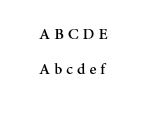
//> input picture generate_data1/train2.JPG, 158 x 117 px
$ ./generate_data1   (built with g++ and OpenCV 4)
//> lines starting //> are read from the running program, lines starting //| are printed output that depends on the picture; after the words box and inside, x2 and y2 are one past the last pixel; in counts of white or black regions, pixels touching at a corner belong together
// generate_data.cpp

#include<opencv2/core/core.hpp>
#include<opencv2/highgui/highgui.hpp>
#include<opencv2/imgproc/imgproc.hpp>
#include<opencv2/ml/ml.hpp>

#include<iostream>
#include<vector>

// global variables ///////////////////////////////////////////////////////////////////////////////
const int MIN_CONTOUR_AREA = 30;

const int RESIZED_IMAGE_WIDTH = 20;
const int RESIZED_IMAGE_HEIGHT = 30;

///////////////////////////////////////////////////////////////////////////////////////////////////
int main() {

	cv::Mat matTrainingNumbers;		// input image
	cv::Mat matGrayscale;			//
	cv::Mat matBlurred;				// declare various images
	cv::Mat matThresh;				//
	cv::Mat matThreshCopy;			//

	std::vector<std::vector<cv::Point> > ptContours;		// declare contours vector
	std::vector<cv::Vec4i> v4iHierarchy;					// declare contours hierarchy

	cv::Mat matClassificationInts;		// these are our training classifications, note we will have to perform some conversions before writing to file later

	// these are our training images, due to the data types that the KNN object KNearest requires,
	cv::Mat matTrainingImages;					// we have to declare a single Mat, then append to it as though it's a vector,
	// also we will have to perform some conversions before writing to file later

	// possible chars we are interested in are digits 0 through 9, put these in vector intValidChars
	std::vector<int> intValidChars = { '0', '1', '2', '3', '4', '5', '6', '7', '8', '9', 'a', 'b', 'c', 'd', 'e', 'f', 'g', 'h', 'i', 'j', 'k', 'l', 'm', 'n', 'o', 'p', 'q', 'r', 's', 't', 'u', 'v', 'w', 'x', 'y', 'z',
		'A', 'B', 'C', 'D', 'E', 'F', 'G', 'H', 'I', 'J', 'K', 'L', 'M', 'N', 'O', 'P', 'Q', 'R', 'S', 'T', 'U', 'V', 'W', 'X', 'Y', 'Z' };

	matTrainingNumbers = cv::imread("train2.jpg");			// read in training numbers image
//> matTrainingNumbers is the input picture: 117 rows x 158 cols, CV_8UC3; min 0, max 255, mean 250.3

	if (matTrainingNumbers.empty()) {							// if unable to open image
		std::cout << "error: image not read from file\n\n";		// show error message on command line
		return(0);												// and exit program
	}

	cv::cvtColor(matTrainingNumbers, matGrayscale, CV_BGR2GRAY);		// convert to grayscale

	cv::GaussianBlur(matGrayscale,			// input image
		matBlurred,							// output image
		cv::Size(5, 5),						// smoothing window width and height in pixels
		0);									// sigma value, determines how much the image will be blurred, zero makes function choose the sigma value
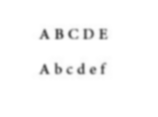
//> matBlurred: 117 rows x 158 cols, CV_8UC1; min 91, max 255, mean 250.3

	// filter image from grayscale to black and white
	cv::adaptiveThreshold(matBlurred,							// input image
		matThresh,							// output image
		255,									// make pixels that pass the threshold full white
		cv::ADAPTIVE_THRESH_GAUSSIAN_C,		// use gaussian rather than mean, seems to give better results
		cv::THRESH_BINARY_INV,				// invert so foreground will be white, background will be black
		11,									// size of a pixel neighborhood used to calculate threshold value
		2);									// constant subtracted from the mean or weighted mean
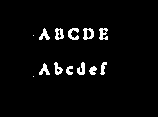
//> matThresh: 117 rows x 158 cols, CV_8UC1; 3.8% white; 13 white regions (2 under 20 px)

	cv::imshow("matThresh", matThresh);			// show threshold image for reference

	matThreshCopy = matThresh.clone();			// make a copy of the thresh image, this in necessary b/c findContours modifies the image

	cv::findContours(matThreshCopy,					// input image, make sure to use a copy since the function will modify this image in the course of finding contours
		ptContours,					// output contours
		v4iHierarchy,					// output hierarchy
		cv::RETR_EXTERNAL,				// retrieve the outermost contours only
		cv::CHAIN_APPROX_SIMPLE);		// compress horizontal, vertical, and diagonal segments and leave only their end points
//> ptContours = 13 contours, 2 with area under 20; largest, box (x1, y1, x2, y2) and area: (83, 28, 94, 40) 88, (55, 28, 64, 40) 68, (99, 28, 108, 40) 58, (68, 28, 79, 40) 53, (54, 62, 63, 75) 52; v4iHierarchy = 13 items, first 8: [1, -1, -1, -1], [2, 0, -1, -1], [3, 1, -1, -1], [4, 2, -1, -1], [5, 3, -1, -1], [6, 4, -1, -1], [7, 5, -1, -1], [8, 6, -1, -1]

	for (int i = 0; i < ptContours.size(); i++) {						// for each contour
		if (cv::contourArea(ptContours[i]) > MIN_CONTOUR_AREA) {			// if contour is big enough to consider
			cv::Rect boundingRect = cv::boundingRect(ptContours[i]);			// get the bounding rect

			cv::rectangle(matTrainingNumbers, boundingRect, cv::Scalar(0, 0, 255), 2);		// draw red rectangle around each contour as we ask user for input

			cv::Mat matROI = matThresh(boundingRect);			// get ROI image of bounding rect

			cv::Mat matROIResized;
			cv::resize(matROI, matROIResized, cv::Size(RESIZED_IMAGE_WIDTH, RESIZED_IMAGE_HEIGHT));		// resize image, this will be more consistent for recognition and storage

			cv::imshow("matROI", matROI);								// show ROI image for reference
			cv::imshow("matROIResized", matROIResized);					// show resized ROI image for reference
			cv::imshow("matTrainingNumbers", matTrainingNumbers);		// show training numbers image, this will now have red rectangles drawn on it

			int intChar = cv::waitKey(0);			// get key press

			if (intChar == 27) {		// if esc key was pressed
				return(0);				// exit program
			}
			else if (std::find(intValidChars.begin(), intValidChars.end(), intChar) != intValidChars.end()) {  // else if the char is in the list of chars we are looking for . . .

				matClassificationInts.push_back(intChar);		// append classification char to integer list of chars (we will convert later before writing to file)

				cv::Mat matImageFloat;							// now add the training image (some conversion is necessary first) . . .
				matROIResized.convertTo(matImageFloat, CV_32FC1);		// convert Mat to float

				cv::Mat matImageReshaped = matImageFloat.reshape(1, 1);		// flatten

				matTrainingImages.push_back(matImageReshaped);		// add to Mat as though it was a vector, this is necessary due to the
				// data types that KNearest.train accepts
			}	// end if
		}	// end if
	}	// end for
//> this loop made 13 passes; the space key is pressed
//> boundingRect on passes 2, 4, 5, 6, 7, 9, 10, 11, 12, 13: Rect(89, 66, 8, 9), Rect(39, 63, 11, 12), Rect(100, 62, 7, 13), Rect(77, 62, 8, 13), Rect(54, 62, 9, 13), Rect(99, 28, 9, 12), Rect(83, 28, 11, 12), Rect(68, 28, 11, 12), Rect(55, 28, 9, 12), Rect(39, 28, 11, 12)
//> pass 2, `cv::resize(matROI, matROIResized, cv::Size(RESIZED_IMAGE_WIDTH, RESIZE..`:
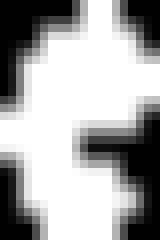
//> matROIResized: 30 rows x 20 cols, CV_8UC1 (shown 8 times larger); min 0, max 255, mean 166.3
//> pass 2, `cv::imshow("matTrainingNumbers", matTrainingNumbers);`:
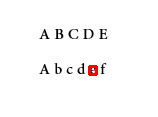
//> window 'matTrainingNumbers': 117 rows x 158 cols, CV_8UC3; mean B, G, R 249.3, 249.3, 250.5
//> after the loop:
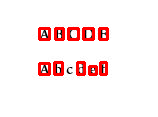
//> matTrainingNumbers: 117 rows x 158 cols, CV_8UC3; 6.08% of pixels changed, all inside (x1, y1, x2, y2) = (38, 27, 109, 76)

	std::cout << "training complete\n\n";

	// save classifications to file ///////////////////////////////////////////////////////

	cv::Mat matClassificationFloats;
	matClassificationInts.convertTo(matClassificationFloats, CV_32FC1);			// convert ints to floats

	cv::FileStorage fsClassifications("classifications.xml", cv::FileStorage::APPEND);			// open the classifications file

	if (fsClassifications.isOpened() == false) {														// if the file was not opened successfully
		std::cout << "error, unable to open training classifications file, exiting program\n\n";		// show error message
		return(0);																						// and exit program
	}

	fsClassifications << "classifications" << matClassificationFloats;		// write classifications into classifications section of classifications file
	fsClassifications.release();											// close the classifications file

	// save training images to file ///////////////////////////////////////////////////////

	cv::FileStorage fsTrainingImages("images.xml", cv::FileStorage::APPEND);			// open the training images file

	if (fsTrainingImages.isOpened() == false) {													// if the file was not opened successfully
		std::cout << "error, unable to open training images file, exiting program\n\n";			// show error message
		return(0);																				// and exit program
	}

	fsTrainingImages << "images" << matTrainingImages;		// write training images into images section of images file
	fsTrainingImages.release();								// close the training images file

	return(0);
}

$ run again, with generate_data1/train1.JPG copied over generate_data1/train2.JPG
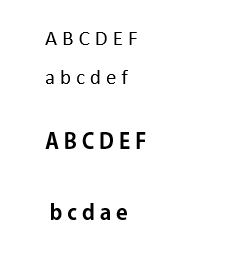
//> input picture generate_data1/train1.JPG, 249 x 259 px
//> matTrainingNumbers is the input picture: 259 rows x 249 cols, CV_8UC3; min 0, max 255, mean 249
//> `cv::adaptiveThreshold(matBlurred, matThresh, 255, cv::ADAPTIVE_THRESH_..`:
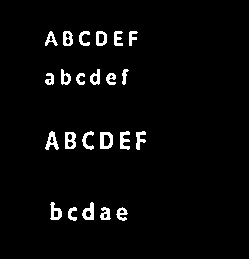
//> matThresh: 259 rows x 249 cols, CV_8UC1; 3.5% white; 23 white regions
//> ptContours = 23 contours; largest, box (x1, y1, x2, y2) and area: (100, 132, 113, 149) 181, (65, 132, 76, 149) 151, (96, 31, 107, 46) 128, (82, 202, 94, 220) 126, (50, 202, 62, 220) 119; v4iHierarchy = 23 items, first 8: [1, -1, -1, -1], [2, 0, -1, -1], [3, 1, -1, -1], [4, 2, -1, -1], [5, 3, -1, -1], [6, 4, -1, -1], [7, 5, -1, -1], [8, 6, -1, -1]
//> the loop `for (int i = 0; i < ptContours.size(); i++)` made 23 passes; the space key is pressed
//> boundingRect on passes 1 to 8: Rect(116, 207, 12, 14), Rect(100, 207, 11, 13), Rect(68, 207, 9, 14), Rect(82, 202, 12, 18), Rect(50, 202, 12, 18), Rect(100, 132, 13, 17), Rect(65, 132, 11, 17), Rect(136, 131, 10, 19)
//> after the loop `for (int i = 0; i < ptContours.size(); i++)`:
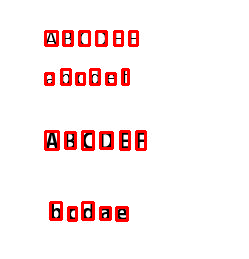
//> matTrainingNumbers: 259 rows x 249 cols, CV_8UC3; 5.06% of pixels changed, all inside (x1, y1, x2, y2) = (44, 30, 147, 222)

$ run again, with generate_data1/training_numbers.png saved as generate_data1/train2.JPG
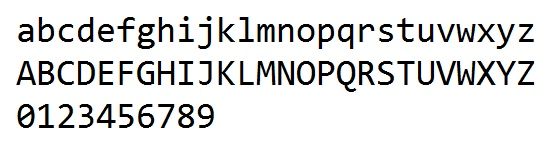
//> input picture generate_data1/training_numbers.png, 560 x 153 px
//> matTrainingNumbers is the input picture: 153 rows x 560 cols, CV_8UC3; mean B, G, R 225.7, 226, 225.9
//> `cv::adaptiveThreshold(matBlurred, matThresh, 255, cv::ADAPTIVE_THRESH_..`:
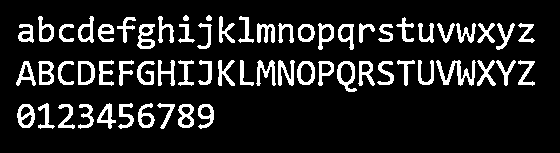
//> matThresh: 153 rows x 560 cols, CV_8UC1; 13.2% white; 63 white regions
//> ptContours = 63 contours; largest, box (x1, y1, x2, y2) and area: (337, 61, 357, 92) 374, (297, 61, 315, 85) 336, (78, 61, 95, 85) 334, (17, 104, 35, 128) 321, (436, 60, 476, 86) 302; v4iHierarchy = 63 items, first 8: [1, -1, -1, -1], [2, 0, -1, -1], [3, 1, -1, -1], [4, 2, -1, -1], [5, 3, -1, -1], [6, 4, -1, -1], [7, 5, -1, -1], [8, 6, -1, -1]
//> the loop `for (int i = 0; i < ptContours.size(); i++)` made 63 passes; the space key is pressed
//> boundingRect on passes 1 to 8: Rect(198, 104, 16, 25), Rect(178, 104, 16, 24), Rect(78, 104, 16, 25), Rect(58, 104, 17, 25), Rect(17, 104, 18, 24), Rect(157, 103, 18, 26), Rect(138, 103, 17, 25), Rect(118, 103, 16, 26)
//> after the loop `for (int i = 0; i < ptContours.size(); i++)`:
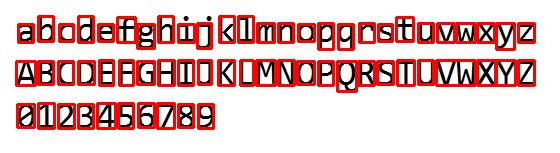
//> matTrainingNumbers: 153 rows x 560 cols, CV_8UC3; 16.38% of pixels changed, all inside (x1, y1, x2, y2) = (15, 15, 536, 130)

$ run again, with generate_data1/training_numbers1.png saved as generate_data1/train2.JPG
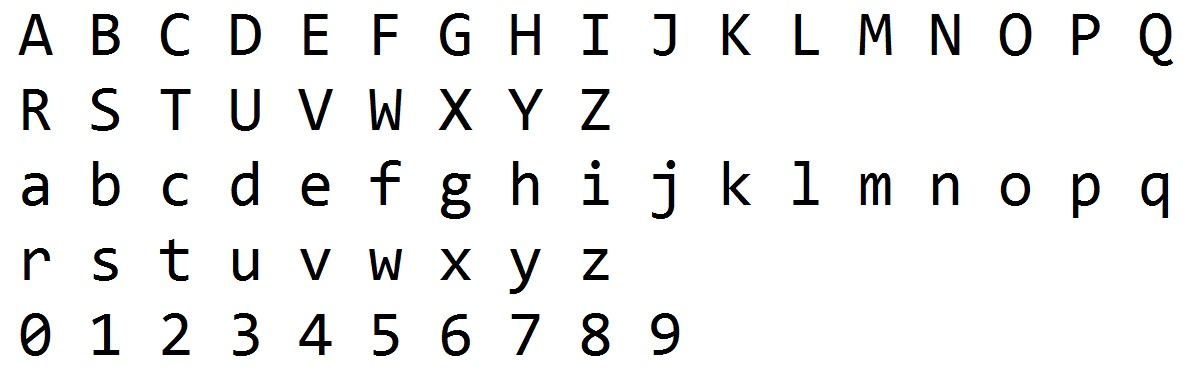
//> input picture generate_data1/training_numbers1.png, 1197 x 388 px
//> matTrainingNumbers is the input picture: 388 rows x 1197 cols, CV_8UC3; mean B, G, R 238.8, 238.9, 238.9
//> `cv::adaptiveThreshold(matBlurred, matThresh, 255, cv::ADAPTIVE_THRESH_..`:
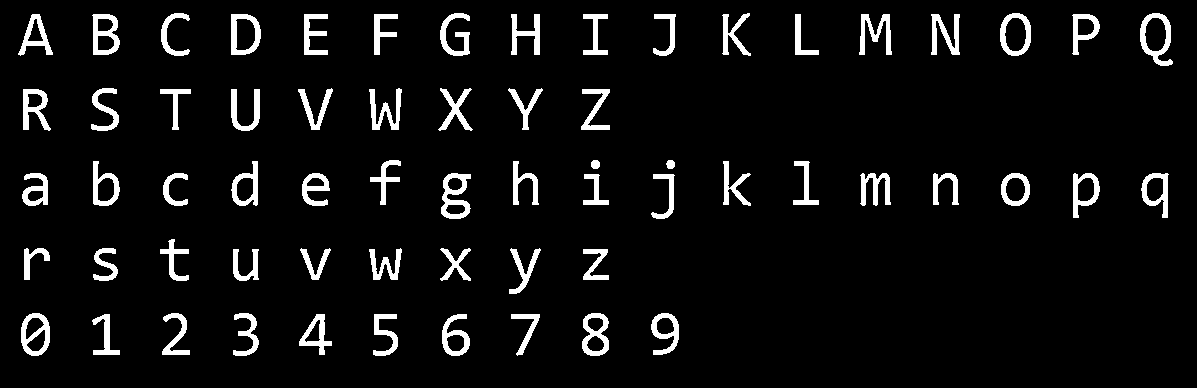
//> matThresh: 388 rows x 1197 cols, CV_8UC1; 6.3% white; 64 white regions
//> ptContours = 64 contours; largest, box (x1, y1, x2, y2) and area: (1140, 13, 1173, 66) 1154, (1000, 13, 1031, 56) 1056, (231, 14, 261, 55) 1032, (21, 313, 50, 356) 990, (92, 14, 120, 55) 913; v4iHierarchy = 64 items, first 8: [1, -1, -1, -1], [2, 0, -1, -1], [3, 1, -1, -1], [4, 2, -1, -1], [5, 3, -1, -1], [6, 4, -1, -1], [7, 5, -1, -1], [8, 6, -1, -1]
//> the loop `for (int i = 0; i < ptContours.size(); i++)` made 64 passes; the space key is pressed
//> boundingRect on passes 1 to 8: Rect(511, 314, 29, 42), Rect(442, 314, 28, 42), Rect(373, 314, 25, 42), Rect(299, 314, 33, 41), Rect(92, 314, 28, 41), Rect(651, 313, 28, 42), Rect(582, 313, 27, 43), Rect(233, 313, 26, 43)
//> after the loop `for (int i = 0; i < ptContours.size(); i++)`:
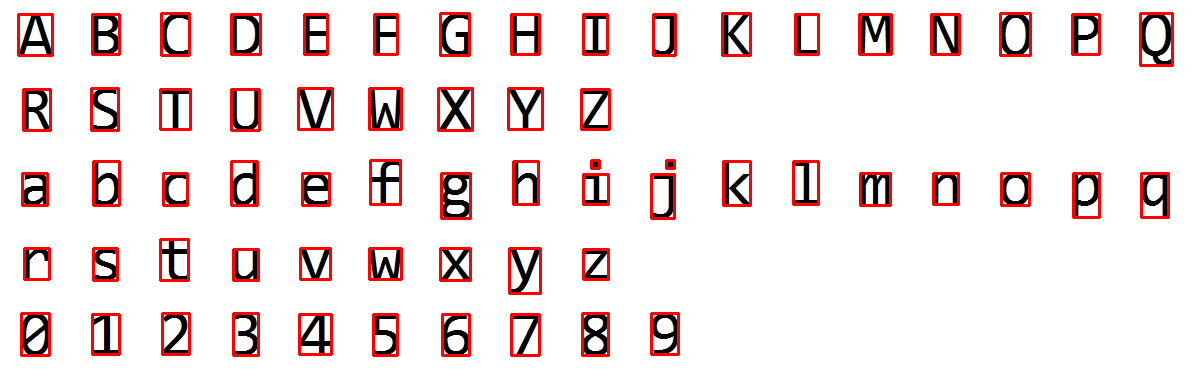
//> matTrainingNumbers: 388 rows x 1197 cols, CV_8UC3; 5.36% of pixels changed, all inside (x1, y1, x2, y2) = (17, 12, 1174, 357)
